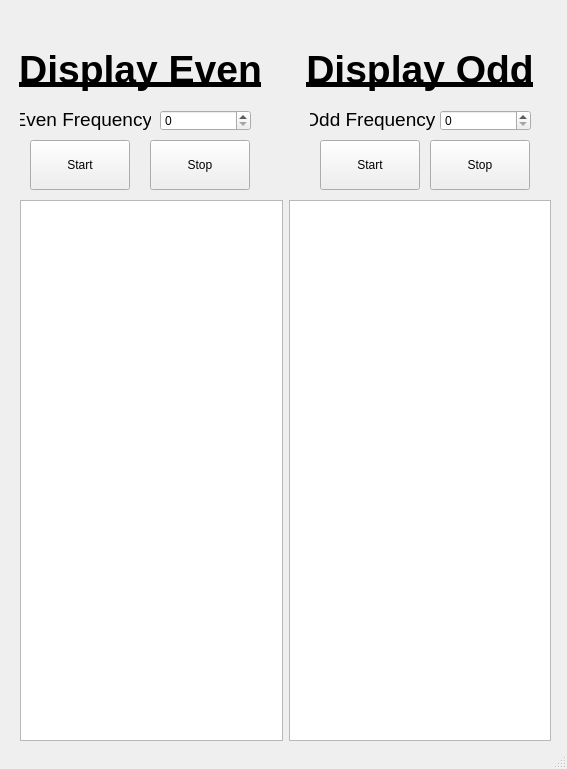
<?xml version="1.0" encoding="UTF-8"?>
<ui version="4.0">
 <class>mainWindow</class>
 <widget class="QMainWindow" name="mainWindow">
  <property name="windowModality">
   <enum>Qt::NonModal</enum>
  </property>
  <property name="enabled">
   <bool>true</bool>
  </property>
  <property name="geometry">
   <rect>
    <x>0</x>
    <y>0</y>
    <width>567</width>
    <height>769</height>
   </rect>
  </property>
  <property name="contextMenuPolicy">
   <enum>Qt::DefaultContextMenu</enum>
  </property>
  <property name="windowTitle">
   <string>Even Odd Displayer</string>
  </property>
  <property name="autoFillBackground">
   <bool>false</bool>
  </property>
  <property name="unifiedTitleAndToolBarOnMac">
   <bool>false</bool>
  </property>
  <widget class="QWidget" name="centralwidget">
   <widget class="QWidget" name="horizontalLayoutWidget">
    <property name="geometry">
     <rect>
      <x>20</x>
      <y>200</y>
      <width>531</width>
      <height>541</height>
     </rect>
    </property>
    <layout class="QHBoxLayout" name="horizontalLayout">
     <item>
      <widget class="QTextBrowser" name="text_browser_even"/>
     </item>
     <item>
      <widget class="QTextBrowser" name="text_browser_odd"/>
     </item>
    </layout>
   </widget>
   <widget class="QPushButton" name="odd_stop">
    <property name="geometry">
     <rect>
      <x>430</x>
      <y>140</y>
      <width>100</width>
      <height>50</height>
     </rect>
    </property>
    <property name="text">
     <string>Stop</string>
    </property>
   </widget>
   <widget class="QPushButton" name="odd_start">
    <property name="geometry">
     <rect>
      <x>320</x>
      <y>140</y>
      <width>100</width>
      <height>50</height>
     </rect>
    </property>
    <property name="text">
     <string>Start</string>
    </property>
   </widget>
   <widget class="QPushButton" name="even_start">
    <property name="geometry">
     <rect>
      <x>30</x>
      <y>140</y>
      <width>100</width>
      <height>50</height>
     </rect>
    </property>
    <property name="text">
     <string>Start</string>
    </property>
   </widget>
   <widget class="QPushButton" name="even_stop">
    <property name="geometry">
     <rect>
      <x>150</x>
      <y>140</y>
      <width>100</width>
      <height>50</height>
     </rect>
    </property>
    <property name="text">
     <string>Stop</string>
    </property>
   </widget>
   <widget class="QSpinBox" name="spinbox_odd">
    <property name="geometry">
     <rect>
      <x>440</x>
      <y>110</y>
      <width>91</width>
      <height>21</height>
     </rect>
    </property>
   </widget>
   <widget class="QLabel" name="odd_label">
    <property name="geometry">
     <rect>
      <x>310</x>
      <y>80</y>
      <width>125</width>
      <height>79</height>
     </rect>
    </property>
    <property name="font">
     <font>
      <pointsize>14</pointsize>
     </font>
    </property>
    <property name="text">
     <string>Odd Frequency:</string>
    </property>
    <property name="alignment">
     <set>Qt::AlignCenter</set>
    </property>
   </widget>
   <widget class="QLabel" name="even_label">
    <property name="geometry">
     <rect>
      <x>20</x>
      <y>80</y>
      <width>131</width>
      <height>79</height>
     </rect>
    </property>
    <property name="font">
     <font>
      <pointsize>14</pointsize>
     </font>
    </property>
    <property name="text">
     <string>Even Frequency:</string>
    </property>
    <property name="alignment">
     <set>Qt::AlignCenter</set>
    </property>
   </widget>
   <widget class="QSpinBox" name="spinbox_even">
    <property name="geometry">
     <rect>
      <x>160</x>
      <y>110</y>
      <width>91</width>
      <height>21</height>
     </rect>
    </property>
   </widget>
   <widget class="QLabel" name="label_3">
    <property name="geometry">
     <rect>
      <x>290</x>
      <y>30</y>
      <width>260</width>
      <height>79</height>
     </rect>
    </property>
    <property name="font">
     <font>
      <pointsize>29</pointsize>
      <weight>75</weight>
      <bold>true</bold>
      <underline>true</underline>
     </font>
    </property>
    <property name="text">
     <string>Display Odd</string>
    </property>
    <property name="alignment">
     <set>Qt::AlignCenter</set>
    </property>
   </widget>
   <widget class="QLabel" name="label_4">
    <property name="geometry">
     <rect>
      <x>10</x>
      <y>30</y>
      <width>261</width>
      <height>79</height>
     </rect>
    </property>
    <property name="font">
     <font>
      <pointsize>29</pointsize>
      <weight>75</weight>
      <bold>true</bold>
      <underline>true</underline>
     </font>
    </property>
    <property name="text">
     <string>Display Even</string>
    </property>
    <property name="textFormat">
     <enum>Qt::AutoText</enum>
    </property>
    <property name="scaledContents">
     <bool>false</bool>
    </property>
    <property name="alignment">
     <set>Qt::AlignCenter</set>
    </property>
   </widget>
  </widget>
  <widget class="QStatusBar" name="statusbar"/>
 </widget>
 <resources/>
 <connections/>
</ui>
